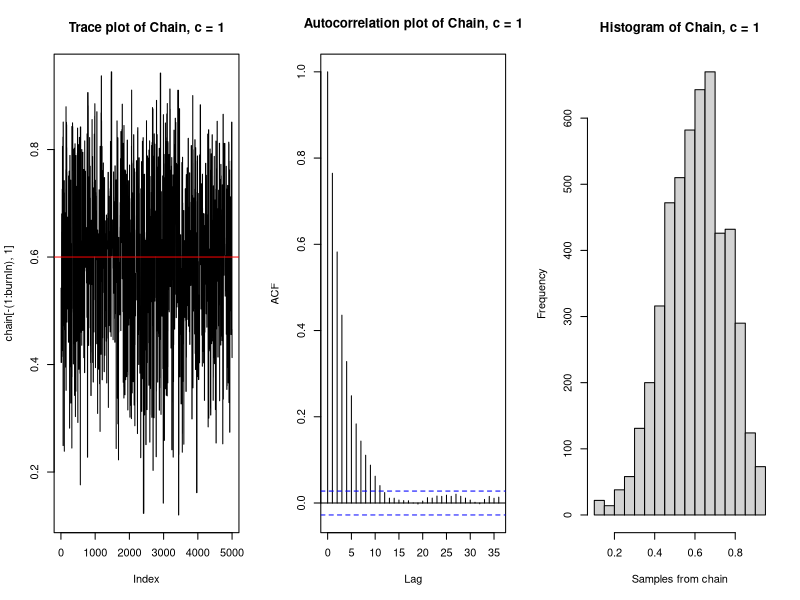
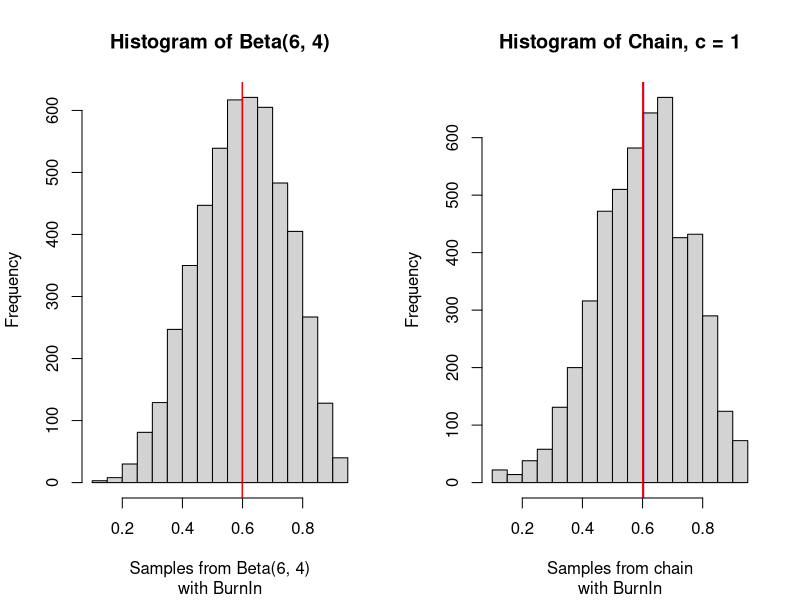
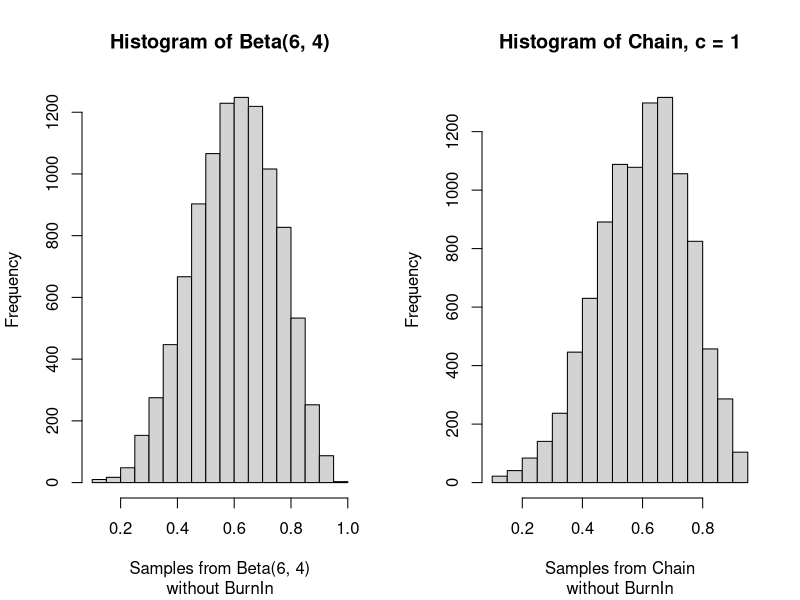
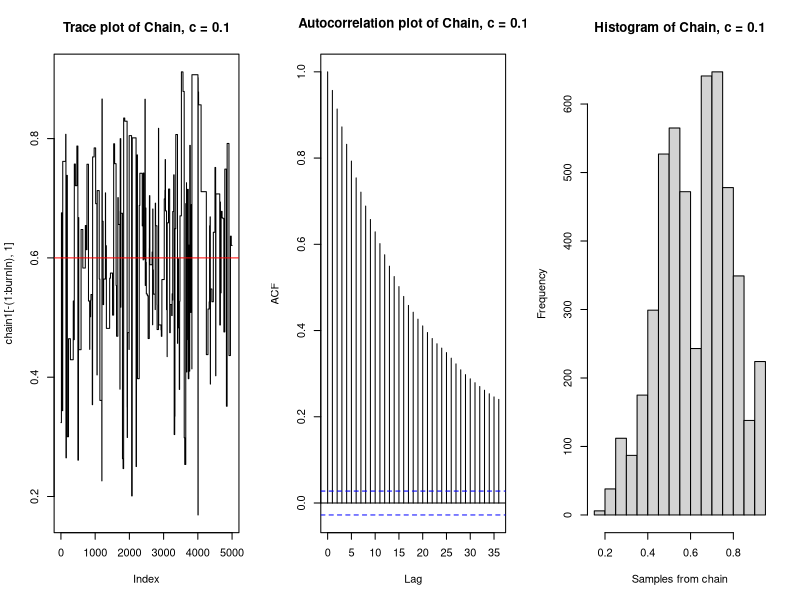
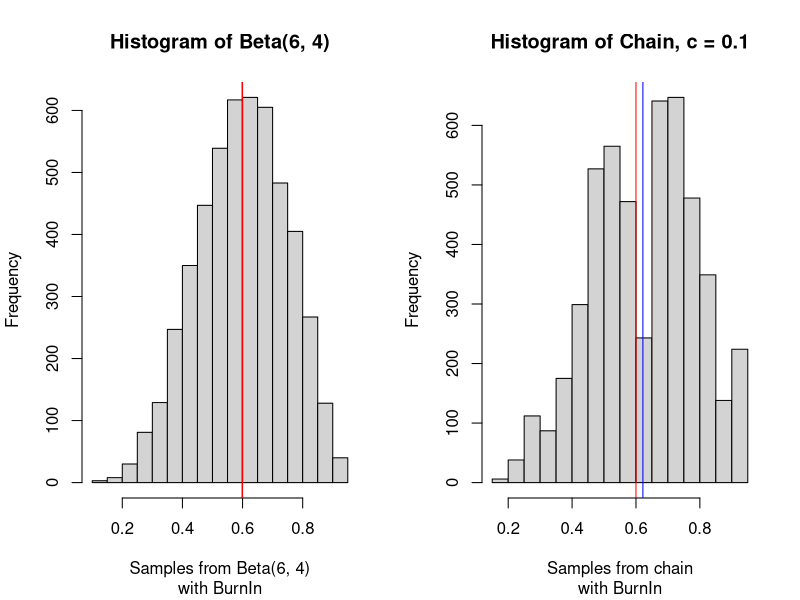
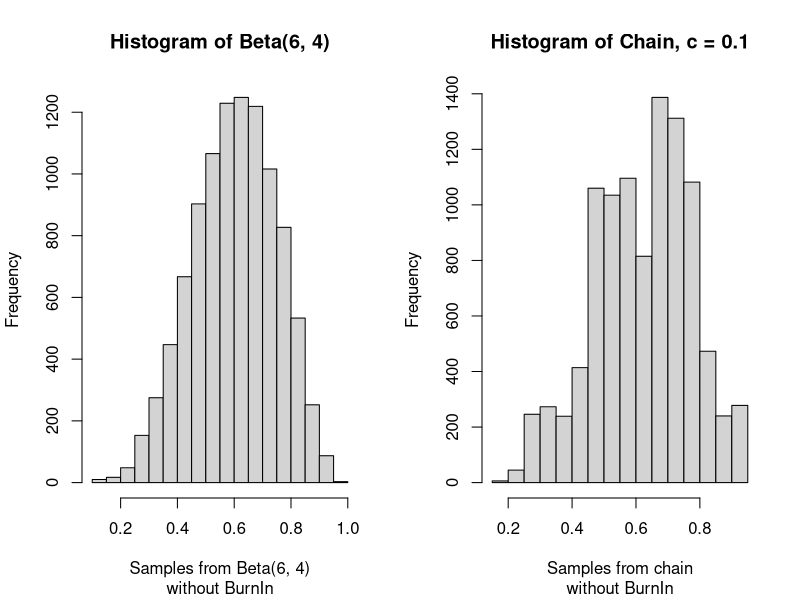
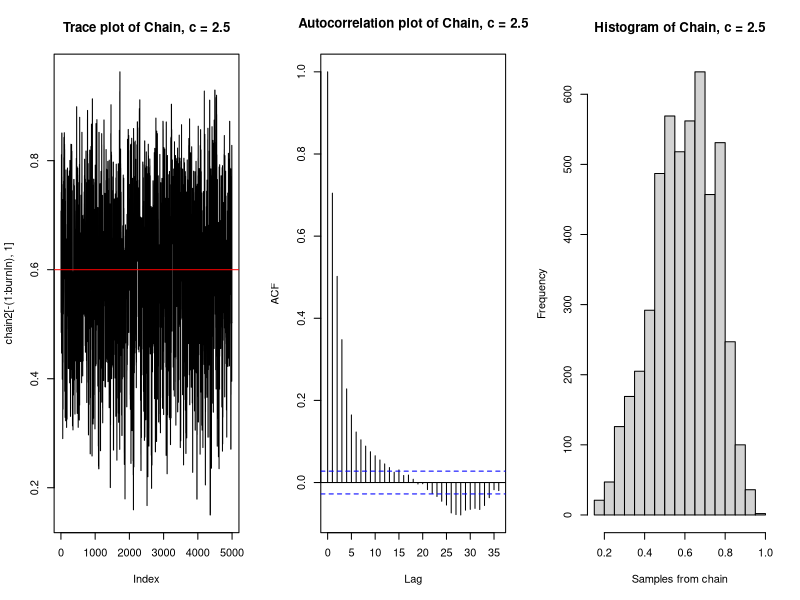
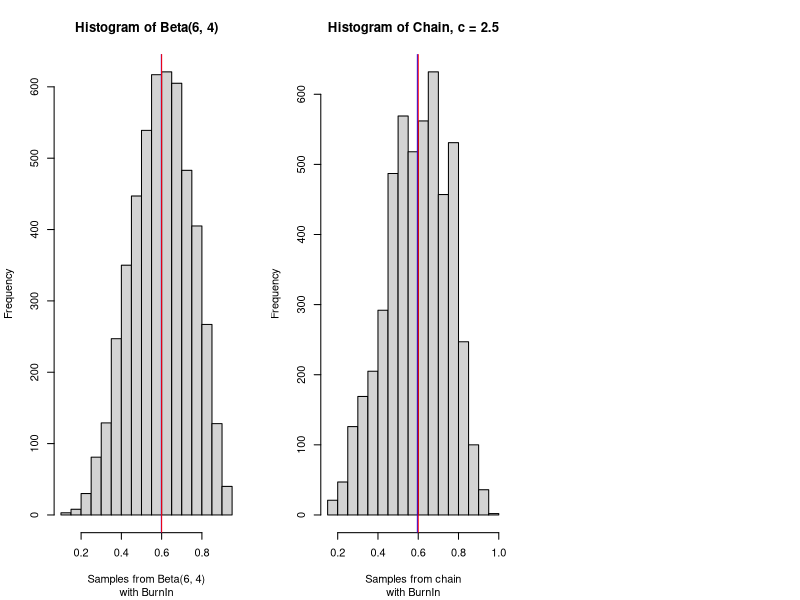

The R source for these figures, in order:
## ---- chunk 1
knitr::opts_chunk$set(echo = TRUE)
## ---- chunk 2
a <- 6
b <- 4

likelihood <- function(param){
  singlelikelihoods = dbeta(param, a, b, log = T)
  return(singlelikelihoods)
}

prior <- function(param){
  pr = dunif(param, min=0, max=1, log = T)
  return(pr)
}

posterior <- function(param){
  return (exp(likelihood(param) + prior(param)))
}
## ---- chunk 3
metropolis_MCMC <- function(startvalue, iterations, c){
  chain = array(dim = c(iterations+1,1))
  chain[1,] = startvalue
  for (i in 1:iterations){
    proposal = rbeta(1, c*chain[i,], c*(1-chain[i,]))
    probab = (posterior(proposal)*dbeta(chain[i,],c*proposal,c*(1-proposal)))/
      (posterior(chain[i,])*dbeta(proposal, c*chain[i,], c*(1-chain[i,])))
    if (runif(1) < probab){
      chain[i+1,] = proposal
    }else{
      chain[i+1,] = chain[i,]
    }
  }
  return(chain)
}
## ---- chunk 4
startvalue <- runif(1, 0, 1)
chain=metropolis_MCMC(startvalue, 10000, c=1)
test <- rbeta(10000, 6, 4)
## ---- chunk 5
# Performance of the sampler: c = 1 with BurnIn
par(mfrow=c(1,3))
test2 <- test[5001:10000]
burnIn = 5000
acceptance = 1-mean(duplicated(chain[-(1:burnIn),]))
plot(chain[-(1:burnIn),1], type='l', main = "Trace plot of Chain, c = 1")
abline(h=0.6, col="red")
acf(chain[-(1:burnIn),1], main = "Autocorrelation plot of Chain, c = 1")
hist(chain[-(1:burnIn),1], xlab = "Samples from chain", main = "Histogram of Chain, c = 1") 
## ---- chunk 6
# Histogram of the target distribution Beta(6,4) vs. the Chain with burnIn
par(mfrow=c(1,2))
hist(test2, xlab = "Samples from Beta(6, 4)", main = "Histogram of Beta(6, 4)", 
     sub = "with BurnIn")
abline(v=mean(test2), col="blue")
abline(v=0.6, col="red")
hist(chain[-(1:burnIn),1], xlab = "Samples from chain", main = "Histogram of Chain, c = 1"
     , sub = "with BurnIn") 
abline(v = mean(chain[-(1:burnIn),1]), col="blue")
abline(v=0.6, col="red")
## ---- chunk 7
# Histogram of the chain vs. the target distribution Beta(6,4) without BurnIn
par(mfrow=c(1,2))
hist(test, xlab = "Samples from Beta(6, 4)", main = "Histogram of Beta(6, 4)", 
     sub = "without BurnIn")
hist(chain, xlab = "Samples from Chain", main = "Histogram of Chain, c = 1", 
     sub = "without BurnIn")
## ---- chunk 8
# Kolmogorov-Smirnov statistic
chainks <- sort(chain[-(1:burnIn),1])
ks.test(chainks, "pbeta", 6, 4)
## ---- chunk 9
# c = 0.1 / c = 2.5 / c = 10
chain1=metropolis_MCMC(startvalue, 10000, c=0.1)
chain2=metropolis_MCMC(startvalue, 10000, c=2.5)
chain3=metropolis_MCMC(startvalue, 10000, c=10)

# Performance of the sampler: c = 0.1
par(mfrow=c(1,3))
acceptance1 = 1-mean(duplicated(chain1[-(1:burnIn),]))
plot(chain1[-(1:burnIn),1], type='l', main = "Trace plot of Chain, c = 0.1")
abline(h=0.6, col="red")
acf(chain1[-(1:burnIn),1], main = "Autocorrelation plot of Chain, c = 0.1")
hist(chain1[-(1:burnIn),1], xlab = "Samples from chain", 
     main = "Histogram of Chain, c = 0.1") 

# Histogram of the target distribution Beta(6,4) vs. the Chain after burnIn
par(mfrow=c(1,2))
hist(test2, xlab = "Samples from Beta(6, 4)", main = "Histogram of Beta(6, 4)", 
     sub = "with BurnIn")
abline(v=mean(test2), col="blue")
abline(v=0.6, col="red")
hist(chain1[-(1:burnIn),1], xlab = "Samples from chain", 
     main = "Histogram of Chain, c = 0.1", sub = "with BurnIn") 
abline(v = mean(chain1[-(1:burnIn),1]), col="blue")
abline(v=0.6, col="red")

# Comparing the histogram of the chain with the target distribution Beta(6,4)
par(mfrow=c(1,2))
hist(test, xlab = "Samples from Beta(6, 4)", main = "Histogram of Beta(6, 4)",
     sub = "without BurnIn")
hist(chain1, xlab = "Samples from chain", main = "Histogram of Chain, c = 0.1", 
     sub = "without BurnIn")


# Kolmogorov-Smirnov statistic
chain1ks <- sort(chain1[-(1:burnIn),1])
ks.test(chain1ks, "pbeta", 6, 4)

## ---- chunk 10
# Performance of the sampler: c = 2.5
par(mfrow=c(1,3))
acceptance2 = 1-mean(duplicated(chain2[-(1:burnIn),]))
plot(chain2[-(1:burnIn),1], type='l', main = "Trace plot of Chain, c = 2.5")
abline(h=0.6, col="red")
acf(chain2[-(1:burnIn),1], main = "Autocorrelation plot of Chain, c = 2.5")
hist(chain2[-(1:burnIn),1], xlab = "Samples from chain", 
     main = "Histogram of Chain, c = 2.5") 

# Histogram of the target distribution Beta(6,4) vs. the Chain after burnIn
hist(test2, xlab = "Samples from Beta(6, 4)", main = "Histogram of Beta(6, 4)",
     sub = "with BurnIn")
abline(v=mean(test2), col="blue")
abline(v=0.6, col="red")
hist(chain2[-(1:burnIn),1], xlab = "Samples from chain", 
     main = "Histogram of Chain, c = 2.5", sub = "with BurnIn") 
abline(v = mean(chain2[-(1:burnIn),1]), col="blue")
abline(v=0.6, col="red")

# Comparing the histogram of the chain with the target distribution Beta(6,4)
par(mfrow=c(1,2))
hist(test, xlab = "Samples from Beta(6, 4)", main = "Histogram of Beta(6, 4)", 
     sub = "without BurnIn")
hist(chain2, xlab = "Samples from chain", main = "Histogram of Chain, c = 2.5", 
     sub = "without BurnIn")

# Kolmogorov-Smirnov statistic
chain2ks <- sort(chain2[-(1:burnIn),1])
ks.test(chain2ks, "pbeta", 6, 4)

## ---- chunk 11
# Performance of the sampler: c = 10
par(mfrow=c(1,3))
acceptance3 = 1-mean(duplicated(chain3[-(1:burnIn),]))
plot(chain3[-(1:burnIn),1], type='l', main = "Trace plot of Chain, c = 10")
abline(h=0.6, col="red")
acf(chain3[-(1:burnIn),1], main = "Autocorrelation plot of Chain, c = 10")
hist(chain3[-(1:burnIn),1], xlab = "Samples from chain", 
     main = "Histogram of Chain, c = 10") 

# Histogram of the target distribution Beta(6,4) vs. the Chain after burnIn
hist(test2, xlab = "Samples from Beta(6, 4)", main = "Histogram of Beta(6, 4)",
     sub = "with BurnIn")
abline(v=mean(test2), col="blue")
abline(v=0.6, col="red")
hist(chain3[-(1:burnIn),1], xlab = "Samples from chain", 
     main = "Histogram of Chain, c = 10", sub = "with BurnIn") 
abline(v = mean(chain3[-(1:burnIn),1]), col="blue")
abline(v=0.6, col="red")

# Comparing the histogram of the chain with the target distribution Beta(6,4)
par(mfrow=c(1,2))
hist(test, xlab = "Samples from Beta(6, 4)", main = "Histogram of Beta(6, 4)",
     sub = "without BurnIn")
hist(chain3, xlab = "Samples from chain", main = "Histogram of Chain, c = 10",
     sub = "without BurnIn")

# Kolmogorov-Smirnov statistic
chain3ks <- sort(chain3[-(1:burnIn),1])
ks.test(chain3ks, "pbeta", 6, 4)
